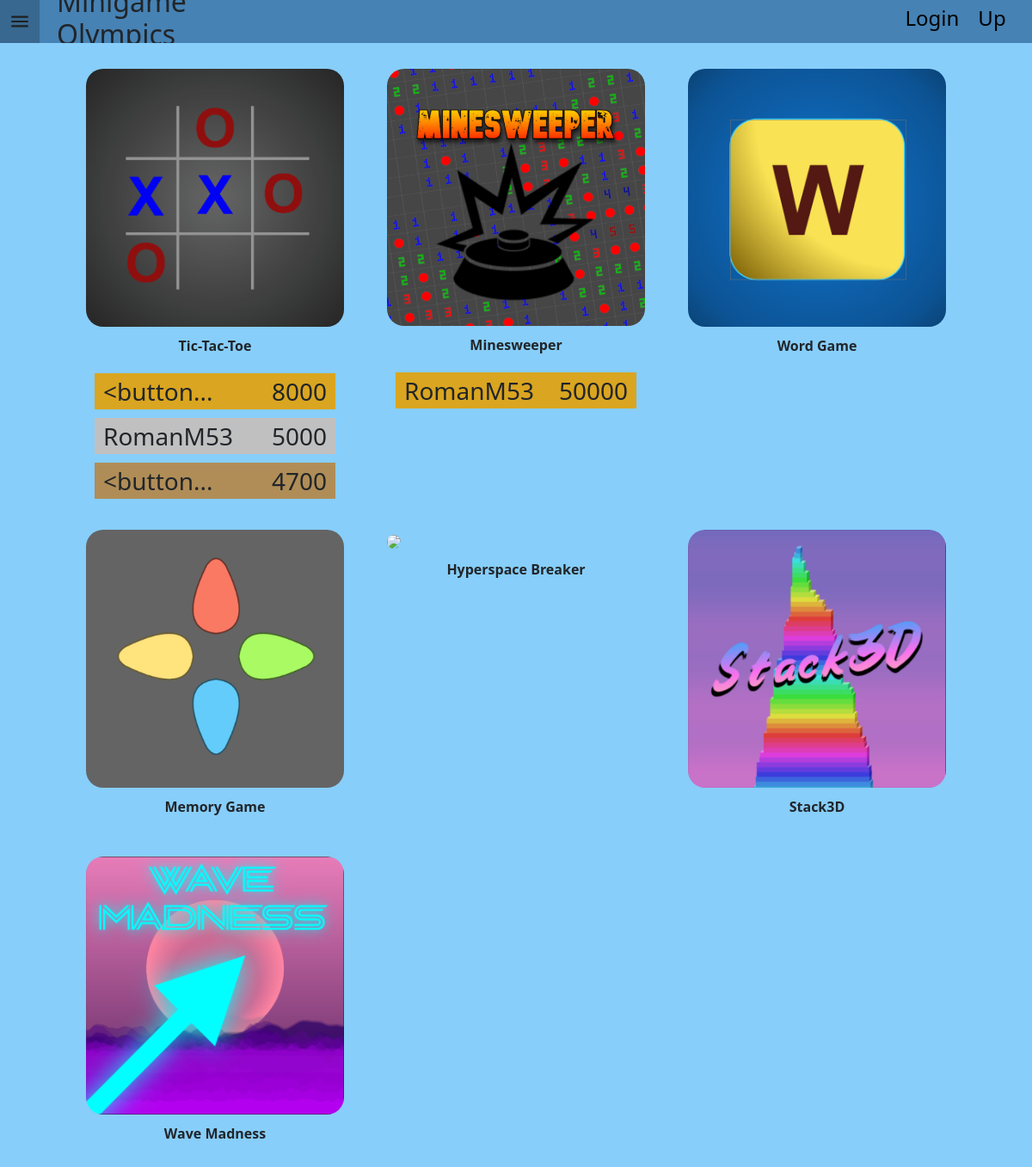
Before: /games/menu with the older database file.
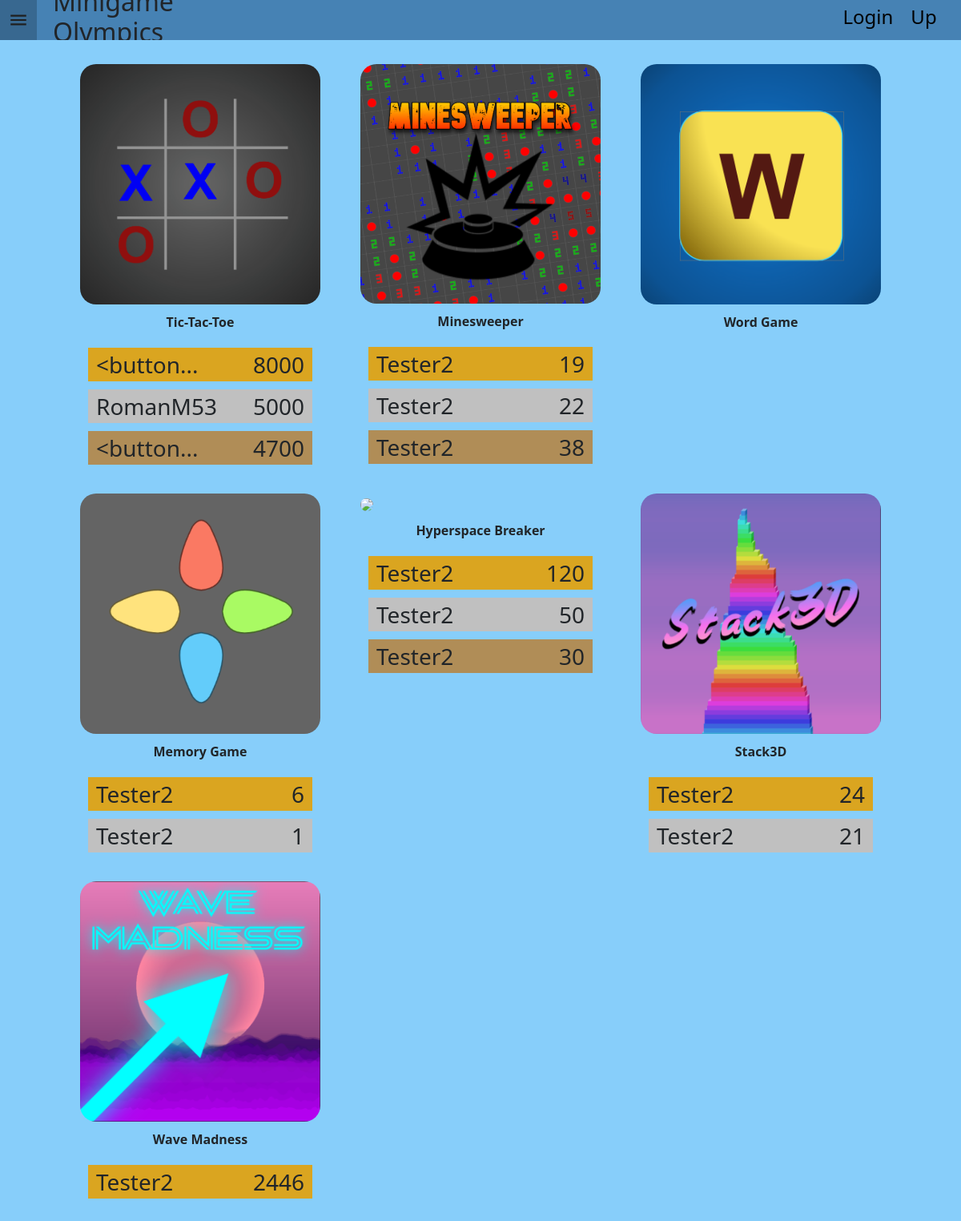
After: the same page with the newer database file.
### models.py (models this page shows, shortened)
class Score(Base):
    __tablename__ = "scores"
    id: Mapped[int] = mapped_column(Integer, primary_key=True, index=True)
    game: Mapped[str] = mapped_column(String(100), nullable=False)
    val: Mapped[int] = mapped_column(Integer, nullable=False)
    user_id: Mapped[int] = mapped_column(
        ForeignKey("users.id"),
        nullable=False,
        index=True,
    )
    date_posted: Mapped[datetime] = mapped_column(
        DateTime(timezone=True),
        default=lambda: datetime.now(UTC),
    )
    username: Mapped[User] = relationship(back_populates="scores")

class User(Base):
    __tablename__ = "users"
    id: Mapped[int] = mapped_column(Integer, primary_key=True, index=True)
    username: Mapped[str] = mapped_column(String(50), unique=True, nullable=False)
    email: Mapped[str] = mapped_column(String(120), unique=True, nullable=False)
    image_file: Mapped[str | None] = mapped_column(
        String(200),
        nullable=True,
        default = None,
    )
    password_hash: Mapped[str] = mapped_column(String(200), nullable=False)
    scores: Mapped[list[Score]] = relationship(back_populates="username", cascade="all, delete-orphan",)

### main.py (the view)
@app.get("/games/menu", include_in_schema=False)
async def game_homepage(request: Request, db: Annotated[AsyncSession, Depends(get_db)]):
    gameLeaderboards = list()
    script = "script.js"
    for game in games:
        if(game.get("title") == "Minesweeper"):
            result = await db.execute(select(models.Score).where(models.Score.game == game.get("title")).order_by(models.Score.val).limit(3).options(selectinload(models.Score.username)))
            score = result.scalars().all()
            gameLeaderboards.append(score)
        else:
            result = await db.execute(select(models.Score).where(models.Score.game == game.get("title")).order_by(models.Score.val.desc()).limit(3).options(selectinload(models.Score.username)))
            score = result.scalars().all()
            gameLeaderboards.append(score)
    return templates.TemplateResponse(
        request,
        "home.html",
        {"script": script, "tttList": gameLeaderboards[0], "msList": gameLeaderboards[1], "wgList": gameLeaderboards[2], "mgList": gameLeaderboards[3], "hbList": gameLeaderboards[4], "sdList": gameLeaderboards[5], "wmList": gameLeaderboards[6]},
    )

### templates/home.html (shortened to what this page needs)
{% extends "layout.html" %}
{% block content %}
    <main>
        <div class="game">
            <a href=" {{ url_for('game_page', game_id='1')}}">
                <img class="appIcon" src=" {{ url_for('media', path='icons/tictactoe.png') }} ">
            </a>
            <div class ="title">Tic-Tac-Toe</div>
            <ul class="top3">
                {% for entry in tttList %}
                <li class="entry"><span style="margin-left:10px">{{ entry.username.username | truncate(10) }}</span><span style="margin-right: 10px;">{{ entry.val }}</span></li>
                {% endfor %}
            </ul>
        </div>
        <div class="game">
            <a href=" {{ url_for('game_page', game_id='2')}} ">
                <img class="appIcon" src=" {{ url_for('media', path='icons/Minesweeper.png') }} ">
            </a>
            <div class ="title">Minesweeper</div>
            <ul class="top3">
                {% for entry in msList %}
                <li class="entry"><span style="margin-left:10px">{{ entry.username.username | truncate(16) }}</span><span style="margin-right: 10px;">{{ entry.val }}</span></li>
                {% endfor %}
            </ul>
        </div>
        <div class="game">
            <a href=" {{ url_for('game_page', game_id='3')}} ">
                <img class="appIcon" src=" {{ url_for('media', path='icons/wordgame.png') }} ">
            </a>
            <div class ="title">Word Game</div>
            <ul class="top3">
            </ul>
        </div>
        <div class="game">
            <a href=" {{ url_for('game_page', game_id='4')}} ">
                <img class="appIcon" src=" {{ url_for('media', path='icons/MemoryGame.png') }} ">
            </a>
            <div class ="title">Memory Game</div>
            <ul class="top3">
                {% for entry in mgList %}
                <li class="entry"><span style="margin-left:10px">{{ entry.username.username | truncate(16) }}</span><span style="margin-right: 10px;">{{ entry.val }}</span></li>
                {% endfor %}
            </ul>
        </div>
        <div class="game">
            <a href=" {{ url_for('game_page', game_id='5')}} ">
                <img class="appIcon" src=" {{ url_for('media', path='icons/HyperspaceBreaker.png') }} ">
            </a>
            <div class ="title">Hyperspace Breaker</div>
            <ul class="top3">
                {% for entry in hbList %}
                <li class="entry"><span style="margin-left:10px">{{ entry.username.username | truncate(16) }}</span><span style="margin-right: 10px;">{{ entry.val }}</span></li>
                {% endfor %}
            </ul>
        </div>
        <div class="game">
            <a href=" {{ url_for('game_page', game_id='6')}} ">
                <img class="appIcon" src=" {{ url_for('media', path='icons/Stack3D.png') }} ">
            </a>
            <div class ="title">Stack3D</div>
            <ul class="top3">
                {% for entry in sdList %}
                <li class="entry"><span style="margin-left:10px">{{ entry.username.username | truncate(16) }}</span><span style="margin-right: 10px;">{{ entry.val }}</span></li>
                {% endfor %}
            </ul>
        </div>
        <div class="game">
            <a href=" {{ url_for('game_page', game_id='7')}} ">
                <img class="appIcon" src=" {{ url_for('media', path='icons/WaveMadness.png') }} ">
            </a>
            <div class ="title">Wave Madness</div>
            <ul class="top3">
                {% for entry in wmList %}
                <li class="entry"><span style="margin-left:10px">{{ entry.username.username | truncate(16) }}</span><span style="margin-right: 10px;">{{ entry.val }}</span></li>
                {% endfor %}
            </ul>
        </div>
    </main>
{% endblock content %}

### templates/layout.html (shortened to what this page needs)
<!DOCTYPE HTML>
<html>
    <head>
        <link href="https://cdn.jsdelivr.net/npm/bootstrap@5.3.8/dist/css/bootstrap.min.css" rel="stylesheet">
        <link rel="stylesheet" type="text/css" href="{{ url_for('static', path='css/style.css') }}">
    </head>
    <body>
        <nav id="loggedOutTopBar">
            <svg id="menu2" xmlns="http://www.w3.org/2000/svg" viewBox="0 -960 960 960">
                <path d="M120-240v-80h720v80H120Zm0-200v-80h720v80H120Zm0-200v-80h720v80H120Z"/>
            </svg>
            <h2 class="topBarItem">Minigame Olympics</h2>
            <a href=" {{ url_for( 'login_page' )}} " class="tags"><div id ="loginButton" class="accountCRUD">Login</div></a>
            <a href=" {{ url_for( 'signup_page' )}} " class="tags"><div id="signupButton" class="accountCRUD">Sign Up</div></a>
        </nav>
        {% block content %}
        {% endblock content %}
    </body>
</html>

### static/css/style.css (style rules this page uses)
body { background-color: lightskyblue; display: flex; margin: 0; padding: 0; width: 100%; }
svg { color: black; }
#menu2 { align-self:center; padding: 10px; height: 64px; width: 64px; fill: #1f1f1f; }
#loggedOutTopBar { width: 100vw; padding: 0 0; height: 50px; z-index: 5; background-color: steelblue; position: fixed; display: flex; overflow: clip; }
.topBarItem { align-self: center; padding: 20px; margin-right: 65% }
main { display: flex; flex-wrap: wrap; justify-content: space-between; margin-top: 80px; margin-left: 100px; margin-right: 100px; width: 100%; }
.game { display: inline-block; border: 1px solid hsl(0, 0, 50%); width: 300px; }
.game img { width: 100%; height: auto; }
.game .title { font-weight: bold; padding: 10px; text-align: center; }
.game ul { padding: 10px; text-align: center; }
.game ul li { display: flex; width: 100%; justify-content: space-between; margin-bottom: 10px; }
.game li:nth-child(1) { background-color: goldenrod; }
.game li:nth-child(2) { background-color: silver; }
.game li:nth-child(3) { background-color: rgb(176, 141, 87); }
.tags { color: black; font-size: 1.5em; padding: 11px; text-decoration: none; align-self: flex-end; }
.appIcon { border-radius: 20px; }
li { list-style-type:none; font-size: 1.75em; }

Changed rows visible on the page:
no longer on this page (row unchanged): Score: username.username "RomanM53", val "50000"
added Score: username.username "Tester2", val "19"
added Score: username.username "Tester2", val "22"
added Score: username.username "Tester2", val "38"
added Score: username.username "Tester2", val "6"
added Score: username.username "Tester2", val "1"
added Score: username.username "Tester2", val "120"
added Score: username.username "Tester2", val "50"
added Score: username.username "Tester2", val "30"
added Score: username.username "Tester2", val "24"
added Score: username.username "Tester2", val "21"
added Score: username.username "Tester2", val "2446"
